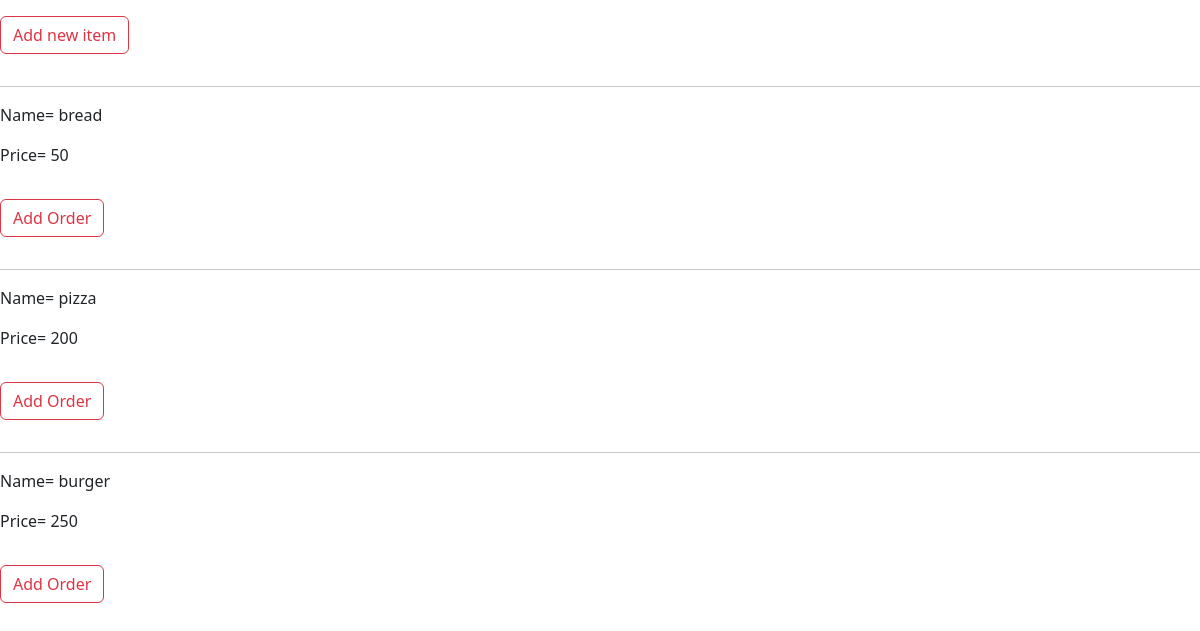
Page /menu/menulist/ on the committed database.
### myapp/models.py (models this page shows, shortened)
class Menu(models.Model):
    name=models.CharField(max_length=20)
    price=models.IntegerField()

### myapp/views.py (the view)
# urls.py: path('menulist/',views.MenuList.as_view(), name='indexofmenu'),
class MenuList(ListView):
    model=Menu
    context_object_name="menu"
    template_name="resturant/menu_list.html"

### myapp/templates/resturant/menu_list.html (shortened to what this page needs)
{% block content %}
{% load static %}
<html>
    <head>
        <link href="https://cdn.jsdelivr.net/npm/bootstrap@5.3.3/dist/css/bootstrap.min.css" rel="stylesheet">
    </head>
    <body>
        <a href="{% url 'myapp:menucreate' %}" class="btn btn-outline-danger my-3">Add new item</a>
        {% for m in menu %}
            <div>
                <hr>
                <p>Name= {{ m.name }}</p>
                <p>Price= {{ m.price }}</p>
                <a href="{% url 'myapp:addorder' %}" class="btn btn-outline-danger my-3">Add Order</a>
        {% endfor %}
        {% endblock %}
    </div>
    </body>
</html>

### rows in the picture
Menu: name "bread", price "50"
Menu: name "pizza", price "200"
Menu: name "burger", price "250"
